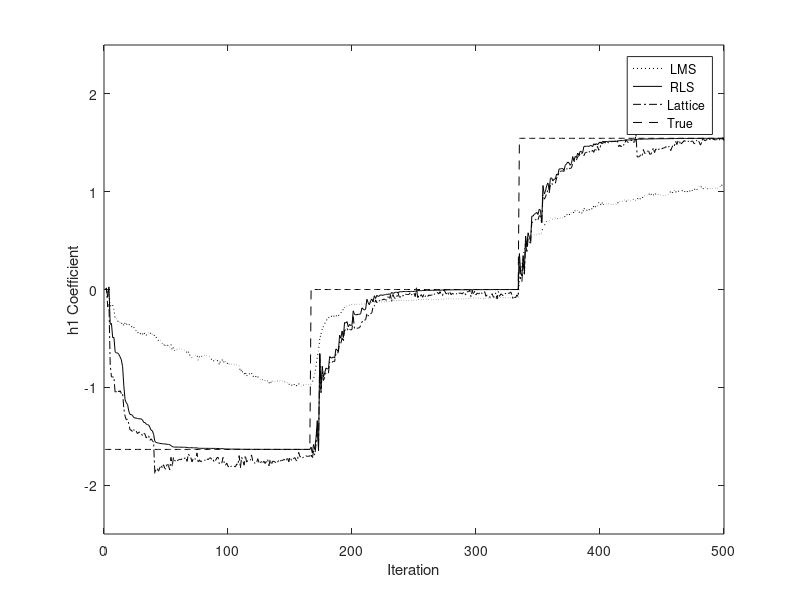
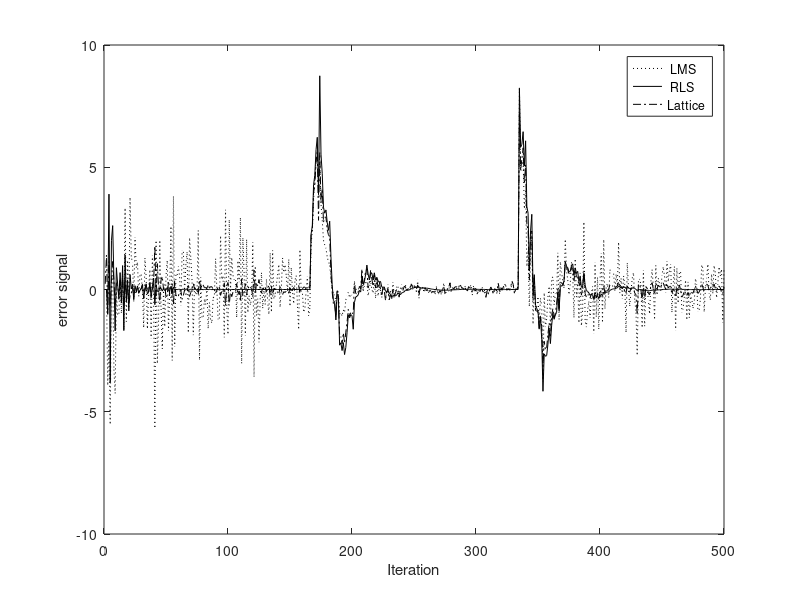

Recreate these plots in MATLAB, in order.
% recursive least squares model

% Dave Swanson, Dec 8, 1996
% runs LMS, RLS and Lattice Wiener filters
% filter zero moves in steps for tracking analysis

fs=1024;  % sample rate
f1=100;        % starting zero
f2=256;        
f3=400;        % ending zero

npts=500; % num of samples - change at npts/2

% make input-output data
nn=1:npts;
f=25;          % f = 25 amp 5 works great
               % f = 256 shows no effect

sigamp = 5;
nzamp = 1;

% input is white noise plus a sinusoid (to widen eigenvalues)

x = nzamp.*randn([1 npts]) + sigamp.*(sin(2.*pi.*f.*nn./fs)); 
y = zeros([npts 1]);
a1 = -2*cos(2*pi*f1/fs);
a2 = -2*cos(2*pi*f2/fs);
a3 = -2*cos(2*pi*f3/fs);

htrue=zeros([1 npts]);
hlms=zeros([1 npts]);    % plot array of middle coeff
hrls = zeros([1 npts]);
elms=zeros([1 npts]);
erls=zeros([1 npts]);

y(1)=x(1);
y(2)=x(2)+a1*x(1);
htrue(1)=a1;
htrue(2)=a1;
n3=fix(npts/3);
for n=3:n3,
 y(n) = x(n) + a1*x(n-1) + x(n-2);
 htrue(n)=a1;
end;
for n=n3+1:npts-n3,
 y(n) = x(n) + a2*x(n-1) + x(n-2);
 htrue(n)=a2;
end;
for n=npts-n3+1:npts,
 y(n) = x(n) + a3*x(n-1) + x(n-2);
 htrue(n)=a3;
end;

% simple LMS sys id

a0p = 0;
a1p = 0;
a2p = 0;

% model order 3 times x variance -> set mumax
pow=std(x)^2;
mumax = 1/(2*pow);
murel = .05;                  % safty margin
mu = mumax*murel;

for n=3:npts,
     yp = x(n) + a1p*x(n-1) + a2p*x(n-2);    % prediction
     ep = y(n) - yp;                         % pred error
     a0p = a0p + 2*mu*x(n)*ep;
     a1p = a1p + 2*mu*x(n-1)*ep;
     a2p = a2p + 2*mu*x(n-2)*ep;
     hlms(n) = a1p;                                    % save coeff
    elms(n) = ep;                                      % save error
end;

% recursive least squares

Id = zeros([3 3]);
P = zeros([3 3]);
H = zeros([3 1]);
K = zeros([3 1]);
Id(1,1)=1;
Id(2,2)=1;
Id(3,3)=1;
Nbar = 1/murel;
alpha = (Nbar-1)/Nbar;
alphai = 1/ alpha;

% initialization
P = (2.*pow.*Id)^(-1);

for n=3:npts,
  if n <= Nbar,
    alpha = (n-1)/n;
    alphai = 1/alpha;             % this gives fast startup convergence
  end;
  phi = [x(n) x(n-1) x(n-2)];
  K = P*phi'./(alpha + phi*P*phi');
  P = alphai.*(Id - K*phi)*P;
  yp = phi*H;
  ep = y(n) - yp;
  H = H + K*ep;
  hrls(n) = H(2);
  erls(n) = ep;
end;


% least squares lattice whitening filter

nwts=2;
Mlat=nwts+2;

d=zeros([Mlat 1]);			% cross cor and variance
dg=zeros([Mlat 1]);			% cross cor and variance
rr=zeros([Mlat 1]);

r=zeros([Mlat 1]);			% error sigs
rp=zeros([Mlat 1]);			% a priori
rl=zeros([Mlat 1]);
rlp=zeros([Mlat 1]);		% a priori
e=zeros([Mlat 1]);
ep=zeros([Mlat 1]);			% a priori
eg=zeros([Mlat 1]);
egp=zeros([Mlat 1]);		% a priori

gmc=zeros([Mlat 1]);		%likelihood and PARCORS
ke=zeros([Mlat 1]);
kr=zeros([Mlat 1]);
kg=zeros([Mlat 1]);

A=zeros([Mlat 1]);			% linear pred coeffs
Al=zeros([Mlat 1]);
Bl=zeros([Mlat 1]);

hlat = zeros([1 npts]);
elat = zeros([1 npts]);

rr=pow.*ones([Mlat 1]);
rrl=pow.*ones([Mlat 1]);
re=pow.*ones([Mlat 1]);

gmc(1)=1;

Lb=zeros([(nwts+1) (nwts+1)]);
for ii=1:nwts+1,
	Lb(ii,ii)=1;
end;
hvect=zeros([(nwts+1) 1]);
gvect=zeros([(nwts+1) 1]);

for n=1:npts,
  e(2)=x(n);
  r(2)=x(n);
  ep(2)=e(2);
  rp(2)=r(2);

  re(2)=alpha*re(2)+x(n)^2;
  rr(2)=re(2);

  egp(2)=y(n)-kg(2)*rp(2);

  dg(2)=alpha*dg(2)+y(n)*r(2);
  kg(2)=dg(2)/rr(2);

  eg(2)=y(n)-kg(2)*r(2);

  for kk=3:Mlat,

% the a priori error updates needed to demo numerical error (next 2)
	 ep(kk)=ep(kk-1)-kr(kk)*rlp(kk-1);
	 rp(kk)=rlp(kk-1)-ke(kk)*ep(kk-1);

    d(kk)=alpha*d(kk) + rl(kk-1)*e(kk-1)/gmc(kk-2);
    ke(kk)=d(kk)/re(kk-1);
	kr(kk)=d(kk)/rrl(kk-1);

	e(kk)=e(kk-1)-kr(kk)*rl(kk-1);
	r(kk)=rl(kk-1)-ke(kk)*e(kk-1);

	re(kk)=re(kk-1)-d(kk)*kr(kk);
	rr(kk)=rrl(kk-1)-d(kk)*ke(kk);
	gmc(kk-1)=gmc(kk-2)-(rl(kk-1)^2)/rrl(kk-1);


% switch kg and you'll have numerical error!
	 dg(kk)=alpha*dg(kk)+eg(kk-1)*r(kk)/gmc(kk-1); % a bit noisy!
	 kg(kk)=dg(kk)/rr(kk);

%	 egp(kk)=egp(kk-1)-kg(kk)*rp(kk);				% real clean!
%     kg(kk)=kg(kk)+egp(kk)*r(kk)/rr(kk);			

	eg(kk)=eg(kk-1)-kg(kk)*r(kk);

  end;

% Levinson recursion

  Al(3)=-kr(3);
  Bl(3)=-ke(3);
  Lb(1,2)=Bl(3);
  if nwts > 1
	for ii=4:Mlat,
	  Al(ii)=-kr(ii);
	  Bl(ii)=-ke(ii);
	  Lb(ii-3,ii-1)=Bl(ii);
	  pp=ii-1;
	  for kk=3:pp,
		A(kk)=Al(kk)-kr(ii)*Bl(ii-kk+2);
		Bl(ii-kk+2)=Bl(ii-kk+2)-ke(ii)*Al(kk);
		Al(kk)=A(kk);
  	    Lb(ii-kk+1,ii-1)=Bl(ii-kk+2);
	  end
	end
    gvect(1)=kg(2);
	for ii=1:nwts,
	  A(ii)=Al(ii+2);	% shift em back down by 2 to avoid confusion
      gvect(ii+1)=kg(ii+2);
	end;
  end

% update time-lagged variables

  for kk=2:Mlat,
    rrl(kk)=rr(kk);
	rl(kk)=r(kk);
    rlp(kk)=rp(kk);
  end;
  hvect=Lb*gvect;		% Lb is really L^T
  hlat(n)=hvect(2);
  elat(n)=eg(Mlat);
end;




figure(1);
plot(nn,hlms,'k:',nn,hrls,'k',nn,hlat,'k-.',nn,htrue,'k--');
legend(' LMS',' RLS','Lattice', 'True');
xlabel('Iteration');
ylabel('h1 Coefficient');
axis([0 500 -2.5 +2.5]);

figure(2);
plot(nn,elms,'k:',nn,erls,'k',nn,elat,'k-.');
legend(' LMS',' RLS','Lattice');
xlabel('Iteration');
ylabel('error signal');
axis([0 500 -10 10]);

X = [ (nzamp^2+.5*sigamp^2) (sigamp^2*cos(2*pi*f/fs)); (sigamp^2*cos(2*pi*f/fs)) (nzamp^2+.5*sigamp^2)];
[V,D]=eig(X);
